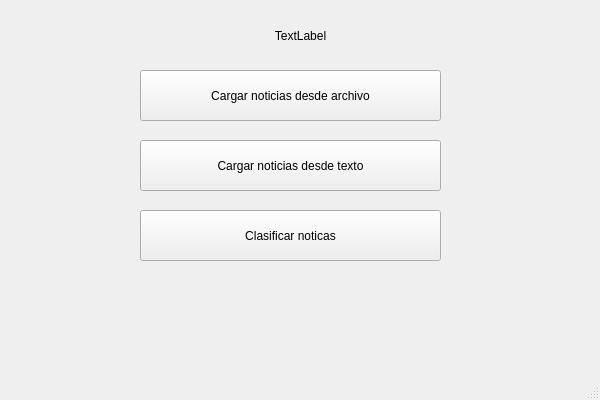
<?xml version="1.0" encoding="UTF-8"?>
<ui version="4.0">
 <class>MainWindow</class>
 <widget class="QMainWindow" name="MainWindow">
  <property name="geometry">
   <rect>
    <x>0</x>
    <y>0</y>
    <width>600</width>
    <height>400</height>
   </rect>
  </property>
  <property name="windowTitle">
   <string>MainWindow</string>
  </property>
  <widget class="QWidget" name="centralwidget">
   <widget class="QPushButton" name="load_news_files_button">
    <property name="geometry">
     <rect>
      <x>140</x>
      <y>70</y>
      <width>301</width>
      <height>51</height>
     </rect>
    </property>
    <property name="text">
     <string>Cargar noticias desde archivo</string>
    </property>
   </widget>
   <widget class="QPushButton" name="load_news_text_button">
    <property name="geometry">
     <rect>
      <x>140</x>
      <y>140</y>
      <width>301</width>
      <height>51</height>
     </rect>
    </property>
    <property name="text">
     <string>Cargar noticias desde texto</string>
    </property>
   </widget>
   <widget class="QLabel" name="description_label">
    <property name="geometry">
     <rect>
      <x>20</x>
      <y>20</y>
      <width>561</width>
      <height>31</height>
     </rect>
    </property>
    <property name="text">
     <string>TextLabel</string>
    </property>
    <property name="alignment">
     <set>Qt::AlignCenter</set>
    </property>
   </widget>
   <widget class="QPushButton" name="open_classifier_button">
    <property name="geometry">
     <rect>
      <x>140</x>
      <y>210</y>
      <width>301</width>
      <height>51</height>
     </rect>
    </property>
    <property name="text">
     <string>Clasificar noticas</string>
    </property>
   </widget>
  </widget>
  <widget class="QMenuBar" name="menubar">
   <property name="geometry">
    <rect>
     <x>0</x>
     <y>0</y>
     <width>600</width>
     <height>25</height>
    </rect>
   </property>
  </widget>
  <widget class="QStatusBar" name="statusbar"/>
 </widget>
 <resources/>
 <connections/>
</ui>
